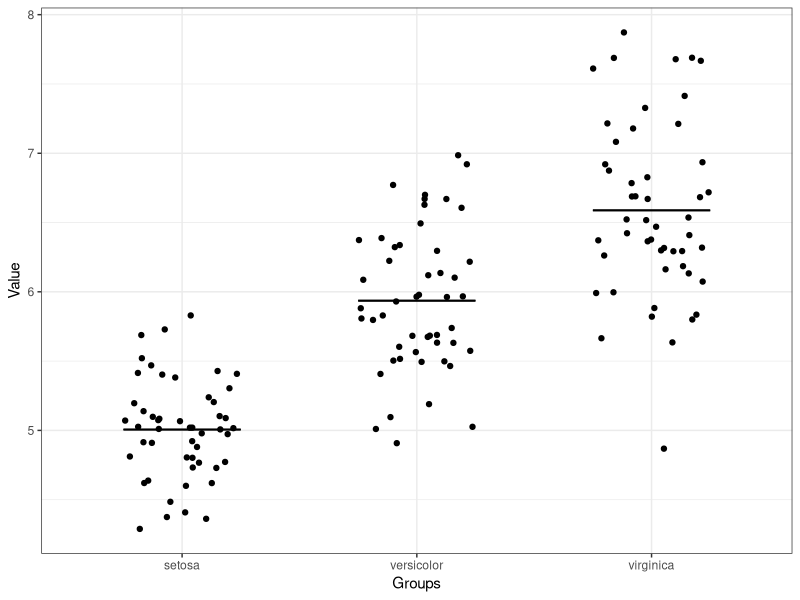
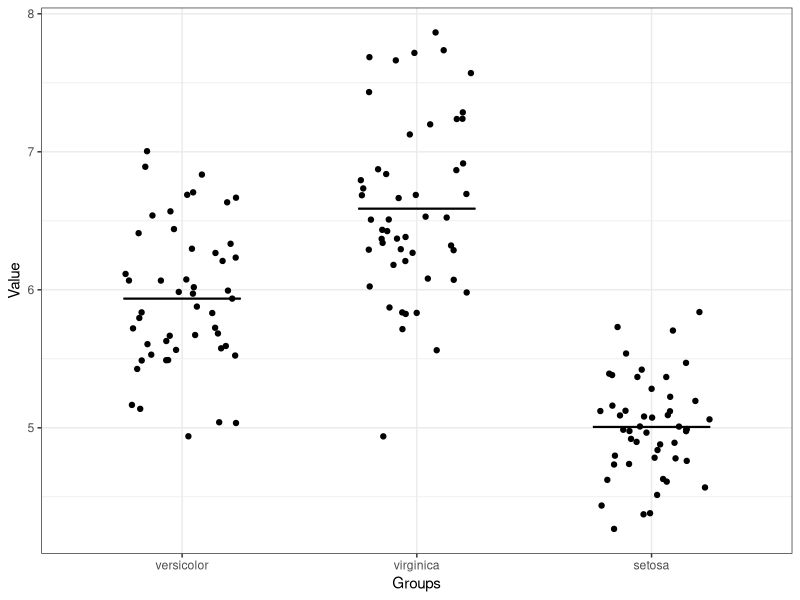

Recreate these plots in R, in order.
## ---- chunk 1
library(ggplot2)
#Found here:http://sharpstatistics.co.uk/r/ggplot2-guide/

myFunc = function(x) {
  result = c(mean(x) - sd(x), mean(x) + sd(x))
  names(result) = c("ymin", "ymax")
  result
}

theme_set(theme_bw())
g <- ggplot(iris, aes(Species, Sepal.Length)) + xlab("Groups") + ylab("Value")
g = g + geom_jitter(position=position_jitter(width=0.25))  
g = g + stat_summary(fun.data = "myFunc", geom = "errorbar", width = 0.5, size=0.5) 
g = g + stat_summary(fun.y=mean,fun.ymin = mean, fun.ymax = mean, geom="crossbar", size = 0.3, width=0.5) 
g


## ---- chunk 2
g <- ggplot(iris, aes(factor((Species),levels=c("versicolor", "virginica", "setosa")), Sepal.Length)) + xlab("Groups") + ylab("Value")
g = g + geom_jitter(position=position_jitter(width=0.25))  
g = g + stat_summary(fun.data = "myFunc", geom = "errorbar", width = 0.5, size=0.5) 
g = g + stat_summary(fun.y=mean,fun.ymin = mean, fun.ymax = mean, geom="crossbar", size = 0.3, width=0.5) 
g

